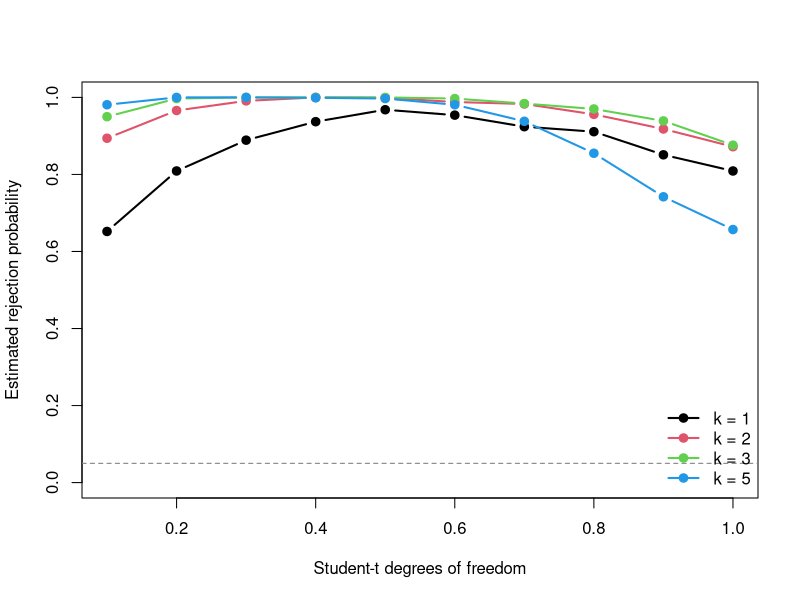

Write the R code that produced this figure.
set.seed(12345)

# ============================================================
# 1. Parameters
# ============================================================
n       <- 100
kList   <- c(1, 2, 3, 5)
rList   <- 2:floor(sqrt(n))
rmax    <- max(rList)
p       <- 2
alpha   <- 0.05
B0      <- 3000
B1      <- 1000
df_vals <- seq(0.1, 1, by = 0.1)

# Lp norm
lp_norm <- function(x, p) {
  sum(abs(x)^p)^(1 / p)
}

# ============================================================
# 2. Construct and run the test for one k
# ============================================================
make_test <- function(k) {
  
  # Grid: the final point is Inf
  z <- -log1p(-(0:n) / n)
  
  # Weight matrix: rmax x n
  W <- t(vapply(
    seq_len(rmax),
    function(j) {
      diff(pgamma(k * z, shape = j))
    },
    numeric(n)
  ))
  
  # Theoretical record probabilities
  pi_rec <- 1 - exp(-(seq_len(rmax)) / k)
  
  # Empirical CDF grid
  Fgrid <- (0:(n - 1)) / (n - 1)
  
  # Test statistic
  stat <- function(x) {
    
    sx <- sort(x)
    
    # Weighted estimates
    mu <- drop(W %*% sx)
    
    # Estimate the CDF at the weighted estimates
    cdf_est <- approx(
      x = sx,
      y = Fgrid,
      xout = mu,
      rule = 2,
      ties = "ordered"
    )$y
    
    # Positive deviations, as in the original test
    d <- pmax(0, cdf_est - pi_rec)
    
    # Maximize over the selected number of records
    max(vapply(
      rList,
      function(r) lp_norm(d[seq_len(r)], p),
      numeric(1)
    ))
  }
  
  # ==========================================================
  # 3. Null simulations: exponential distribution
  # ==========================================================
  null_stats <- replicate(
    B0,
    stat(rexp(n, rate = 1))
  )
  
  critical <- unname(
    quantile(null_stats, probs = 1 - alpha, type = 1)
  )
  
  # ==========================================================
  # 4. Power simulations: Student-t alternatives
  # ==========================================================
  power <- vapply(
    df_vals,
    function(df) {
      
      alt_stats <- replicate(
        B1,
        stat(rt(n, df = df))
      )
      
      mean(alt_stats > critical)
    },
    numeric(1)
  )
  
  list(
    critical = critical,
    power = power
  )
}

# ============================================================
# 5. Run simulations for all k
# ============================================================
results <- lapply(kList, make_test)
names(results) <- paste0("k=", kList)

critical_values <- vapply(
  results,
  function(x) x$critical,
  numeric(1)
)

power_matrix <- sapply(
  results,
  function(x) x$power
)

power_table <- data.frame(
  df = df_vals,
  power_matrix,
  check.names = FALSE
)

names(power_table) <- c("df", paste0("k=", kList))

# ============================================================
# 6. Display results
# ============================================================
cat("\nCritical values:\n")
print(round(critical_values, 4))

cat("\nEstimated rejection probabilities:\n")
print(power_table, row.names = FALSE)

# ============================================================
# 7. Plot empirical power
# ============================================================
cols <- seq_along(kList)

matplot(
  x = power_table$df,
  y = as.matrix(power_table[, -1]),
  type = "b",
  pch = 19,
  lty = 1,
  lwd = 2,
  col = cols,
  ylim = c(0, 1),
  xlab = "Student-t degrees of freedom",
  ylab = "Estimated rejection probability"
)

abline(h = alpha, lty = 2, col = "grey50")

legend(
  "bottomright",
  legend = paste("k =", kList),
  col = cols,
  pch = 19,
  lty = 1,
  lwd = 2,
  bty = "n"
)
